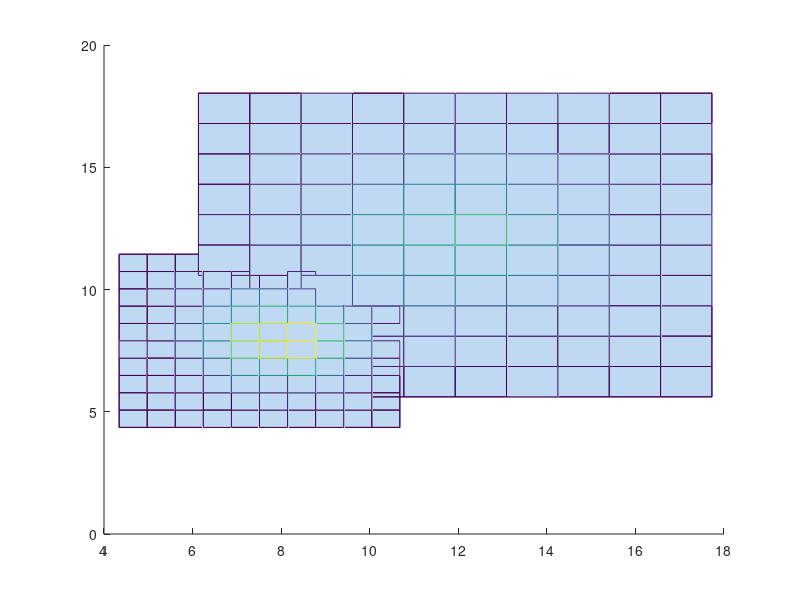

Source code (MATLAB): (Note: this script raises an error after producing the figure.)
close all;
muSaumon = [8 8];
sigmaSaumon = [1 0; 0 1];
muBar = [12 12];
sigmaBar = [4 0; 0 4];
sizeVT = 1000;
sizeVTSaumon = 1500;
sizeVTBar = 1000;
VTSaumon = mvnrnd(muSaumon, sigmaSaumon, sizeVTSaumon);
VTBar = mvnrnd(muBar, sigmaBar, sizeVTBar);

hold on;
hist3(VTSaumon);
hist3(VTBar);
hold off;

mcost = [0 1 ; 5 0];

nbIter = 100;
sizeTrain = 100;
nbBarErreur = zeros(nbIter);
nbSaumonErreur = zeros(nbIter);
erreurmoyenne = zeros(nbIter);
for i=1:nbIter
    
    SaumonIndice = randperm(sizeVTSaumon, sizeVTSaumon);
    TrainSaumonIndice = SaumonIndice(1:sizeTrain);
    Train1Saumon = VTSaumon(TrainSaumonIndice,:);
    muSaumonTrain = mean(Train1Saumon);
    sigmaSaumonTrain = cov(Train1Saumon);
    
    BarIndice = randperm(sizeVTBar,sizeVTBar);
    TrainBarIndice = BarIndice(1:sizeTrain);
    Train1Bar = VTBar(TrainBarIndice,:);
    muBarTrain = mean(Train1Bar);
    sigmaBarTrain = cov(Train1Bar);
    
    TestBarIndice =  BarIndice(sizeTrain+1:sizeVTBar);
    TestSaumonIndice =  SaumonIndice(sizeTrain+1:sizeVTSaumon);
    
    TestBar =  [VTBar(TestBarIndice,:); VTBar(TestBarIndice,:)];
    TestSaumon = [VTSaumon(TestSaumonIndice,:); VTSaumon(TestSaumonIndice,:)];
    
    ResBar = MyClassifBayesien(TestBar,muBarTrain,sigmaBarTrain,muSaumonTrain,sigmaSaumonTrain,mcost, sizeVTBar, sizeVTSaumon);
    ResSaumon = Classif2Bayesien(TestSaumon,muBarTrain,sigmaBarTrain,muSaumonTrain,sigmaSaumonTrain,mcost,sizeVTBar, sizeVTSaumon);
    nbBarErreur(i) = size(ResBar,1)-sum(ResBar);
    nbSaumonErreur(i) = sum(ResSaumon);
    
    erreurmoyenne(i) = ((nbBarErreur(i) * length(TestBar)) + (nbSaumonErreur(i) * length(TestSaumon)))./ (length(TestSaumon) + length(TestBar));
end;

figure('Name','Error');
plot(1:1:nbIter,nbBarErreur,'color','g');
hold on;
plot(1:1:nbIter,nbSaumonErreur,'color','b');
plot(1:1:nbIter,erreurmoyenne,'color','r');
hold off;
    
echantillons = [VTBar; VTSaumon];
figure('Name','ACP');
hold on
scatter(echantillons(:,1),echantillons(:,2))

[myacp, C, moy]= CalculACP(echantillons);
W = transpose((myacp(:,1)));
CProj = Proj(W,C);
x = 1:20;

yacp = droite2DVd(C,W,moy);
plot(C,yacp);

yproj = droite2DVd(CProj,W,moy);  
scatter(CProj,yproj);
hold off

function res = Classif2Bayesien(test,mu1, cov1, mu2, cov2, mcost, size1, size2)
probtest = mvnpdf(test,mu1,cov1) ./ mvnpdf(test,mu2,cov2);

diff1 = mcost(1,2) - mcost(2,2);
diff2 = mcost(2,1) - mcost(1,1);

diff = diff1 / diff2;

res = (probtest > (diff * ((size2/(size1+size2)) / (size1/(size1+size2)))));
end